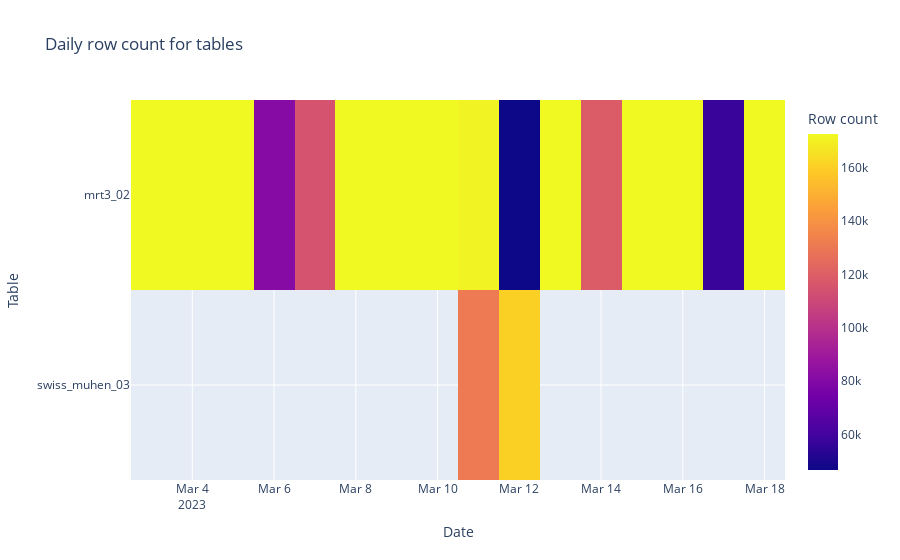

Source (notebook cell):
### Code cell
# Plot the data as heatmap with plotly
fig = px.imshow(df.set_index('date').T, labels=dict(x="Date", y="Table", color="Row count"), title="Daily row count for tables")
fig.show()

### Figure 1 — Plotly figure (JSON) as saved in the notebook; plotly's stock layout.template omitted (floating-point values rounded to 4 significant figures)
{"data": [{"coloraxis": "coloraxis", "hovertemplate": "Date: %{x}<br>Table: %{y}<br>Row count: %{z}<extra></extra>", "name": "0", "type": "heatmap", "x": ["2023-03-03T00:00:00", "2023-03-04T00:00:00", "2023-03-05T00:00:00", "2023-03-06T00:00:00", "2023-03-07T00:00:00", "2023-03-08T00:00:00", "2023-03-09T00:00:00", "2023-03-10T00:00:00", "2023-03-11T00:00:00", "2023-03-12T00:00:00", "2023-03-13T00:00:00", "2023-03-14T00:00:00", "2023-03-15T00:00:00", "2023-03-16T00:00:00", "2023-03-17T00:00:00", "2023-03-18T00:00:00"], "xaxis": "x", "y": ["mrt3_02", "swiss_muhen_03"], "yaxis": "y", "z": [[172538, 172538, 172538, 80946, 114944, 172537, 172536, 172536, 170689, 46800, 172539, 118862, 172537, 172536, 57354, 172538], [null, null, null, null, null, null, null, null, 130997, 160498, null, null, null, null, null, null]]}], "layout": {"coloraxis": {"colorbar": {"title": {"text": "Row count"}}, "colorscale": [[0, "#0d0887"], [0.1111, "#46039f"], [0.2222, "#7201a8"], [0.3333, "#9c179e"], [0.4444, "#bd3786"], [0.5556, "#d8576b"], [0.6667, "#ed7953"], [0.7778, "#fb9f3a"], [0.8889, "#fdca26"], [1, "#f0f921"]]}, "title": {"text": "Daily row count for tables"}, "xaxis": {"anchor": "y", "constrain": "domain", "domain": [0, 1], "scaleanchor": "y", "title": {"text": "Date"}}, "yaxis": {"anchor": "x", "autorange": "reversed", "constrain": "domain", "domain": [0, 1], "title": {"text": "Table"}}}}
